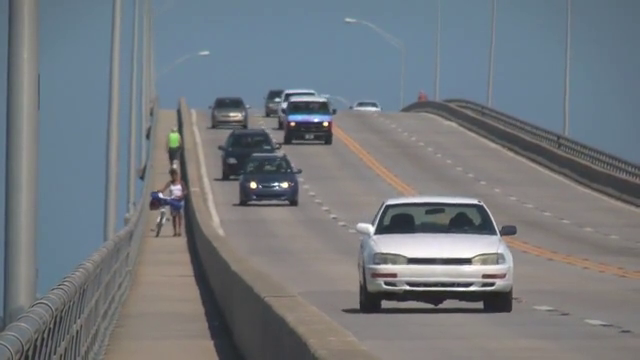
#> input picture frame 91 of Project_4/Code/Lucas-Kanade-Tracker-master/Lucas-Kanade-Tracker-master/slow_traffic_small.mp4, 640 x 360 px
$ python Lucas_Kanade_Own.py   (older library calls are emulated)
#> lines starting #> are read from the running program, lines starting #| are printed output that depends on the picture
import numpy as np
import cv2

def warpInv(p):
    inverse_output = np.matrix([[0.1]] * 6)
    val = (1 + p[0, 0]) * (1 + p[3, 0]) - p[1, 0] * p[2, 0]
    inverse_output[0, 0] = (-p[0, 0] - p[0, 0] * p[3, 0] + p[1, 0] * p[2, 0]) / val
    inverse_output[1, 0] = (-p[1, 0]) / val
    inverse_output[2, 0] = (-p[2, 0]) / val
    inverse_output[3, 0] = (-p[3, 0] - p[0, 0] * p[3, 0] + p[1, 0] * p[2, 0]) / val
    inverse_output[4, 0] = (-p[4, 0] - p[3, 0] * p[4, 0] + p[2, 0] * p[5, 0]) / val
    inverse_output[5, 0] = (-p[5, 0] - p[0, 0] * p[5, 0] + p[1, 0] * p[4, 0]) / val
    return inverse_output


def get_New_Coordinate(Original, frame, x, y, size, gradOriginalX, gradOriginalY):
    if (((y + size) > len(Original)) or ((x + size) > len(Original[0]))): return np.matrix([[-1], [-1]])
    T = np.matrix([[Original[i, j] for j in range(x, x + size)] for i in range(y, y + size)])
    x1 = np.matrix([[q for q in range(size)] for z in range(size)])
    y1 = np.matrix([[z] * size for z in range(size)])

    # print(x1)
    # print(y1)

    gradOriginalX = np.matrix([[gradOriginalX[i, j] for j in range(x, x + size)] for i in range(y, y + size)])
    gradOriginalY = np.matrix([[gradOriginalY[i, j] for j in range(x, x + size)] for i in range(y, y + size)])

    print(x1)
    print(y1)

    gradOriginalP = [np.multiply(x1, gradOriginalX), np.multiply(x1, gradOriginalY), np.multiply(y1, gradOriginalX),np.multiply(y1, gradOriginalY), gradOriginalX, gradOriginalY]

    HessianOriginal = [[np.sum(np.multiply(gradOriginalP[a], gradOriginalP[b])) for a in range(6)] for b in range(6)]
    Hessianinv = np.linalg.pinv(HessianOriginal)


    p1, p2, p3, p4, p5, p6 = 0.0, 0.0, 0.0, 0.0, 0.0, 0.0
    k = 0
    bad_itr = 0
    min_cost = -1
    minW = np.matrix([[1.0, 0.0, 0.0], [0.0, 1.0, 0.0]])
    W = np.matrix([[1.0, 0.0, 0.0], [0.0, 1.0, 0.0]])

    while (k <= 10):
        position = [[W.dot(np.matrix([[x + i], [y + j], [1]], dtype='float')) for i in range(size)] for j in range(size)]
        if not (0 <= (position[0][0])[0, 0] < cols and 0 <= (position[0][0])[1, 0] < rows and 0 <= position[size - 1][0][
            0, 0] < cols and 0 <= position[size - 1][0][1, 0] < rows and 0 <= position[0][size - 1][0, 0] < cols and 0 <=
            position[0][size - 1][1, 0] < rows and 0 <= position[size - 1][size - 1][0, 0] < cols and 0 <=
            position[size - 1][size - 1][1, 0] < rows):
            return np.matrix([[-1], [-1]])

        I = np.matrix([[frame[int((position[i][j])[1, 0]), int((position[i][j])[0, 0])] for j in range(size)] for i in range(size)])

        error = np.absolute(np.matrix(I, dtype='int') - np.matrix(T, dtype='int'))

        steepest_error = np.matrix([[np.sum(np.multiply(g, error))] for g in gradOriginalP])
        mean_cost = np.sum(np.absolute(steepest_error))
        deltap = Hessianinv.dot(steepest_error)
        dp = warpInv(deltap)
        p1, p2, p3, p4, p5, p6 = p1 + dp[0, 0] + p1 * dp[0, 0] + p3 * dp[1, 0], p2 + dp[1, 0] + dp[0, 0] * p2 + p4 * dp[1, 0], p3 + dp[2, 0] + p1 * dp[2, 0] + p3 * dp[3, 0], p4 + dp[3, 0] + p2 * dp[2, 0] + p4 * dp[3, 0], p5 + \
                                 dp[4, 0] + p1 * dp[4, 0] + p3 * dp[5, 0], p6 + dp[5, 0] + p2 * dp[4, 0] + p4 * dp[5, 0]
        W = np.matrix([[1+p1,p3,p5], [p2,1+p4,p6]])

        if (min_cost == -1):
            min_cost = mean_cost
        elif (min_cost >= mean_cost):
            min_cost = mean_cost
            bad_itr = 0
            minW = W
        else:
            bad_itr += 1
        if (bad_itr == 3):
            W = minW
            return W.dot(np.matrix([[x], [y], [1.0]]))

        if (np.sum(np.absolute(deltap)) < 0.0006):
            return W.dot(np.matrix([[x], [y], [1.0]]))


cap = cv2.VideoCapture("slow_traffic_small.mp4")

feature_params = dict(maxCorners=100, qualityLevel=0.3, minDistance=7, blockSize=7)

color = np.random.randint(0, 255, (100, 3))

ret, old_frame = cap.read()
#> old_frame is the input picture: shape (360, 640, 3); mean B, G, R 126.6, 121.2, 115.7
old_gray = cv2.cvtColor(old_frame, cv2.COLOR_BGR2GRAY)
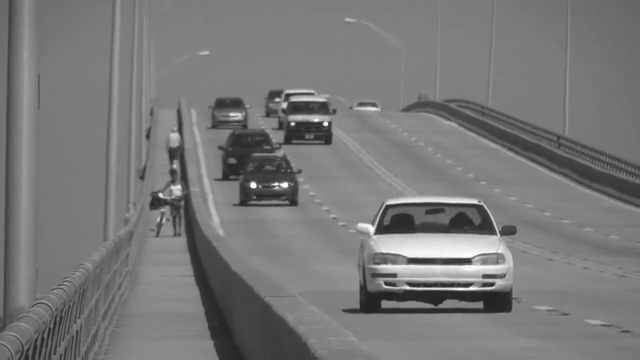
#> old_gray: shape (360, 640); min 30, max 255, mean 120.1

rows, cols = len(old_gray), len(old_gray[0])
#> rows = 360; cols = 640
p0 = cv2.goodFeaturesToTrack(old_gray, mask=None, **feature_params)
#> p0 = [[253, 185], [325, 123], [285, 184], [292, 123], [376, 232], [277, 185], [495, 233], [284, 105], [372, 226]]
feature_point = [p.ravel() for p in p0]
#> feature_point has the same summary as p0
feature_point = feature_point[:1]
#> feature_point = [[253, 185]]

mask = np.zeros_like(old_frame)

while (len(feature_point) > 0):
    ret, frame = cap.read()
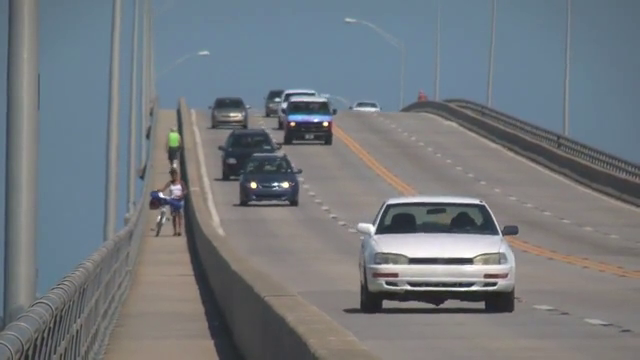
#> input picture frame 92 of Project_4/Code/Lucas-Kanade-Tracker-master/Lucas-Kanade-Tracker-master/slow_traffic_small.mp4, 640 x 360 px
#> frame is the input picture: shape (360, 640, 3); mean B, G, R 126.3, 121.1, 115.4
    frame_gray = cv2.cvtColor(frame, cv2.COLOR_BGR2GRAY)

    gradOriginalX = cv2.Sobel(old_gray, cv2.CV_32F, 1, 0, ksize=5)
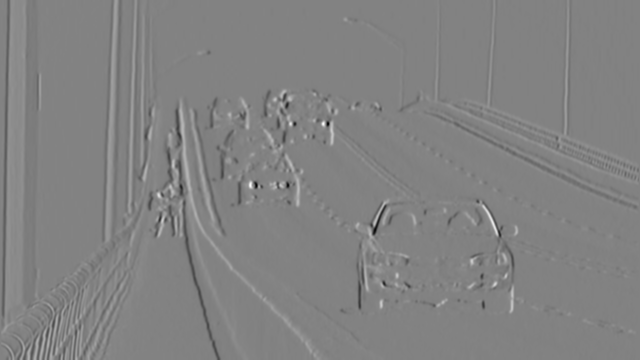
#> gradOriginalX: shape (360, 640) float32; min -7749, max 7412, mean -0.1; drawn with min black and max white
    gradOriginalY = cv2.Sobel(old_gray, cv2.CV_32F, 0, 1, ksize=5)
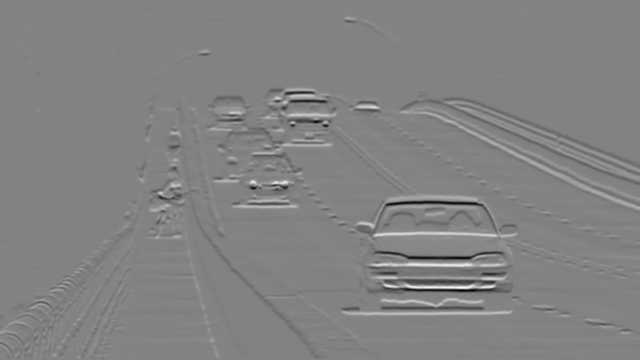
#> gradOriginalY: shape (360, 640) float32; min -9217, max 8750, mean -2.8; drawn with min black and max white
    good_new = [get_New_Coordinate(old_gray, frame_gray, int(x), int(y), 15, gradOriginalX, gradOriginalY) for x, y in feature_point]
#> in get_New_Coordinate, `HessianOriginal = [[np.sum(np.multiply(gradOriginalP[a], gradOriginalP..`: HessianOriginal = 6 items
#> in get_New_Coordinate, `Hessianinv = np.linalg.pinv(HessianOriginal)`: Hessianinv = [[5.81e-10, 1.84e-11, 4.75e-11, -6.67e-11, -2.3e-09, 3.72e-10], [1.84e-11, 1.17e-10, -1.85e-11, -4.69e-11, -2.82e-11, -1.98e-10], [4.75e-11, -1.85e-11, 2.74e-10, 1.33e-11, -7.11e-10, 3.83e-11], [-6.67e-11, -4.69e-11, 1.33e-11, 1.49e-10, 3.12e-10, -4.84e-10], [-2.3e-09, -2.82e-11, -7.11e-10, 3.12e-10, 1.28e-08, -2.32e-09], [3.72e-10, -1.98e-10, 3.83e-11, -4.84e-10, -2.32e-09, 4.55e-09]]
#> the loop in get_New_Coordinate, `while (k <= 10):` made 4 passes
#> (mean_cost, p1, p2, p3, p4, p5, p6) on pass 1: (9000528, 0.000418, -0.000172, 0.000403, -7.44e-05, -0.000274, 0.00147)
#> (mean_cost, p1, p2, p3, p4, p5, p6) on passes 2 to 4: (35535728, 0.00121, -0.000721, 0.00133, -0.000465, -0.00142, 0.0106), (35535728, 0.002, -0.00127, 0.00226, -0.000855, -0.00256, 0.0197), (35535728, 0.00279, -0.00182, 0.00319, -0.00125, -0.0037, 0.0288)
#> after the loop in get_New_Coordinate, `while (k <= 10):`: bad_itr = 3; minW = [[1, 0, 0], [0, 1, 0]]; min_cost = 9000528
#> good_new = [[[253], [185]]]
    newfeature_point = []
    # draw the tracks
    for i in range(len(feature_point)):
        a, b = feature_point[i]
        c, d = int((good_new[i])[0]), int((good_new[i])[1])
        if (0 <= c < cols and 0 <= d < rows):
            mask = cv2.line(mask, (a,b), (c,d), color[i].tolist(), 2)
            frame = cv2.circle(frame,(a,b), 5, color[i].tolist(), -1)
            newfeature_point.append((c,d))
#> this loop made 1 pass
#> (a, b, c, d) on pass 1: (253, 185, 253, 185)
#> after the loop, newfeature_point = [(253, 185)]
    img = cv2.add(frame,mask)
    cv2.imshow('frame',img)
    k = cv2.waitKey(-1) & 0xff
#> (key Esc is pressed here)
    if k == 27:
        break

    old_gray = frame_gray.copy()
    feature_point = newfeature_point[:]

cv2.destroyAllWindows()
cap.release()

$ run again, starting later in the video
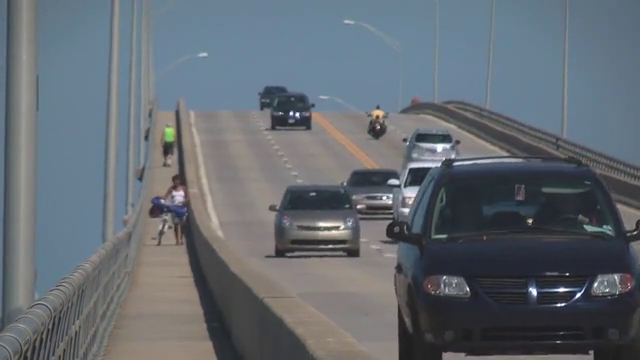
#> input picture frame 411 of Project_4/Code/Lucas-Kanade-Tracker-master/Lucas-Kanade-Tracker-master/slow_traffic_small.mp4, 640 x 360 px
#> old_frame is the input picture: shape (360, 640, 3); mean B, G, R 113.8, 106.6, 99.3
#> rows = 360; cols = 640
#> p0 = 17 rows, first 8: [294, 114], [531, 289], [385, 196], [529, 221], [341, 225], [400, 183], [439, 147], [407, 211]
#> `feature_point = [p.ravel() for p in p0]`: feature_point = [[294, 114], [531, 289], [385, 196], [529, 221], [341, 225], [400, 183], [439, 147], [407, 211], [410, 170], [378, 126], [376, 116], [438, 164], [389, 182], [616, 276], [174, 194], [408, 199], [578, 295]]
#> `feature_point = feature_point[:1]`: feature_point = [[294, 114]]
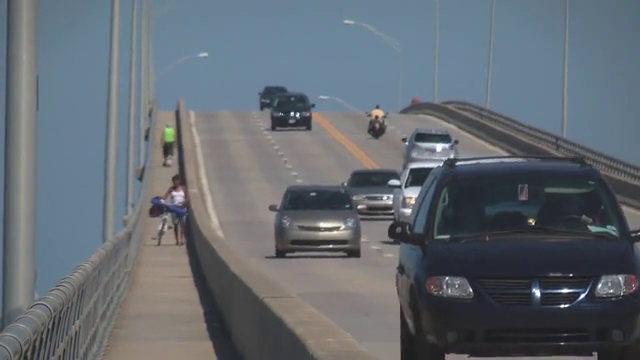
#> input picture frame 412 of Project_4/Code/Lucas-Kanade-Tracker-master/Lucas-Kanade-Tracker-master/slow_traffic_small.mp4, 640 x 360 px
#> frame is the input picture: shape (360, 640, 3); mean B, G, R 113.7, 106.5, 99.2
#> `gradOriginalY = cv2.Sobel(old_gray, cv2.CV_32F, 0, 1, ksize=5)`:
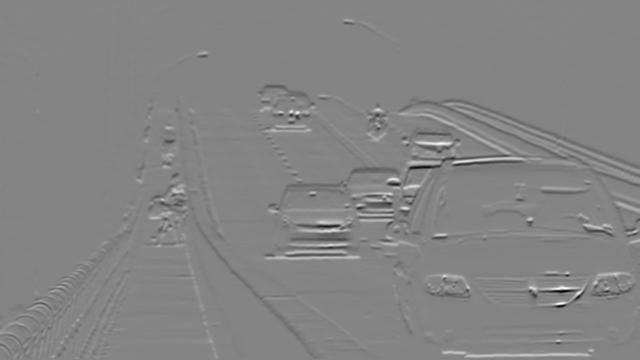
#> gradOriginalY: shape (360, 640) float32; min -8919, max 8241, mean -7.7; drawn with min black and max white
#> HessianOriginal = 6 items
#> Hessianinv = [[2.79e-10, 1.79e-11, -8.85e-11, 3.6e-11, -8.77e-10, -3.53e-10], [1.79e-11, 1.13e-10, 1.78e-11, 8.9e-12, -1.35e-10, -6.52e-10], [-8.85e-11, 1.78e-11, 2.67e-10, -9.49e-12, -1.69e-10, -2.92e-11], [3.6e-11, 8.9e-12, -9.49e-12, 9.6e-11, -1.27e-10, -5.41e-10], [-8.77e-10, -1.35e-10, -1.69e-10, -1.27e-10, 5.37e-09, 1.64e-09], [-3.53e-10, -6.52e-10, -2.92e-11, -5.41e-10, 1.64e-09, 8.06e-09]]
#> the loop in get_New_Coordinate, `while (k <= 10):` made 4 passes
#> (mean_cost, p1, p2, p3, p4, p5, p6) on pass 1: (7973726, 0.000675, -0.000127, 0.00062, -0.00046, -0.00554, 0.00408)
#> after the loop in get_New_Coordinate, `while (k <= 10):`: bad_itr = 3; minW = [[1, 0, 0], [0, 1, 0]]; min_cost = 7973726
#> good_new = [[[294], [114]]]
#> the loop `for i in range(len(feature_point)):` made 1 pass
#> (a, b, c, d) on pass 1: (294, 114, 294, 114)
#> after the loop `for i in range(len(feature_point)):`: newfeature_point = [(294, 114)]

$ run again, starting later in the video
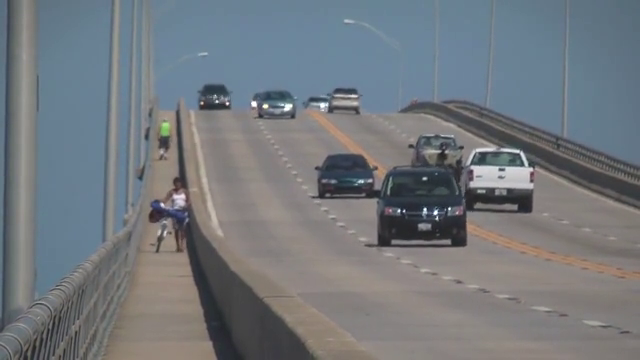
#> input picture frame 731 of Project_4/Code/Lucas-Kanade-Tracker-master/Lucas-Kanade-Tracker-master/slow_traffic_small.mp4, 640 x 360 px
#> old_frame is the input picture: shape (360, 640, 3); mean B, G, R 125.5, 120.3, 115.1
#> rows = 360; cols = 640
#> p0 = 21 rows, first 8: [435, 212], [265, 106], [401, 210], [254, 104], [425, 210], [448, 208], [326, 105], [228, 102]
#> `feature_point = [p.ravel() for p in p0]`: feature_point = [[435, 212], [265, 106], [401, 210], [254, 104], [425, 210], [448, 208], [326, 105], [228, 102], [290, 105], [522, 164], [532, 170], [216, 99], [282, 107], [424, 178], [471, 168], [200, 104], [182, 196], [518, 154], [174, 197], [442, 151], [162, 205]]
#> `feature_point = feature_point[:1]`: feature_point = [[435, 212]]
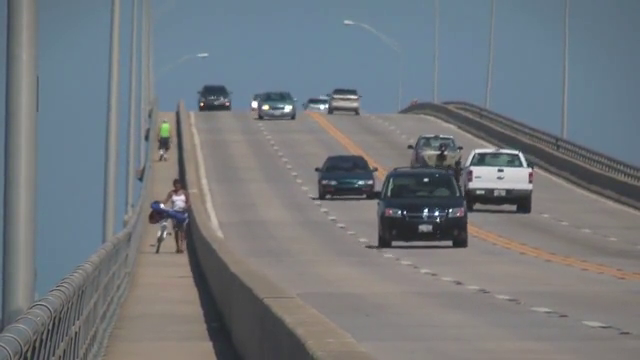
#> input picture frame 732 of Project_4/Code/Lucas-Kanade-Tracker-master/Lucas-Kanade-Tracker-master/slow_traffic_small.mp4, 640 x 360 px
#> frame is the input picture: shape (360, 640, 3); mean B, G, R 125.3, 120.4, 114.9
#> `gradOriginalY = cv2.Sobel(old_gray, cv2.CV_32F, 0, 1, ksize=5)`:
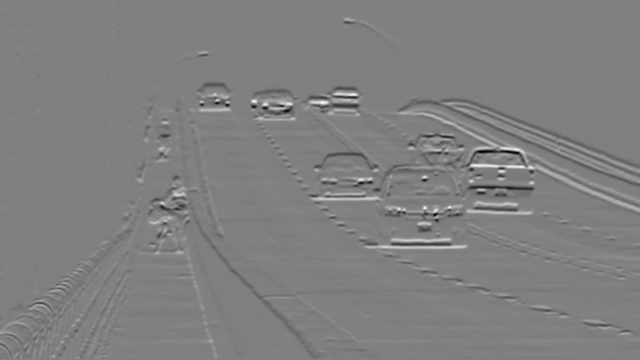
#> gradOriginalY: shape (360, 640) float32; min -7013, max 6941, mean -2.6; drawn with min black and max white
#> HessianOriginal = 6 items
#> Hessianinv = [[1.38e-10, -1.04e-13, 6.2e-11, -4.22e-11, -7.15e-10, 2.54e-10], [-1.04e-13, 1.47e-10, -2.16e-11, 2.54e-11, 9.8e-11, -5.39e-10], [6.2e-11, -2.16e-11, 2.53e-10, -6.97e-11, -1.13e-09, 4.99e-10], [-4.22e-11, 2.54e-11, -6.97e-11, 2.93e-10, 5.22e-10, -1.46e-09], [-7.15e-10, 9.8e-11, -1.13e-09, 5.22e-10, 8.24e-09, -3.66e-09], [2.54e-10, -5.39e-10, 4.99e-10, -1.46e-09, -3.66e-09, 1.08e-08]]
#> the loop in get_New_Coordinate, `while (k <= 10):` made 12 passes
#> (mean_cost, val in warpInv, p1, p2, p3, p4, p5, p6) on passes 3, 4, 6, 7, 8, 9: (67199630, 1, -0.00205, 0.00204, 0.000332, 0.00276, 0.0253, 0.0105), (67199630, 1, -0.00276, 0.00258, 0.000501, 0.00311, 0.0336, 0.0145), (63908234, 1, -0.00425, 0.0034, -0.000324, 0.0028, 0.0503, 0.0353), (63908234, 1, -0.00498, 0.00363, -0.000588, 0.00263, 0.0575, 0.0463), (60456370, 1, -0.00577, 0.00373, -0.00173, 0.00244, 0.0675, 0.0585), (60456370, 1, -0.00657, 0.00383, -0.00287, 0.00225, 0.0774, 0.0708)
#> after the loop in get_New_Coordinate, `while (k <= 10):`: bad_itr = 3; min_cost = 60456370
#> good_new = [[[431.6], [214.2]]]
#> the loop `for i in range(len(feature_point)):` made 1 pass
#> (a, b, c, d) on pass 1: (435, 212, 431, 214)
#> after the loop `for i in range(len(feature_point)):`: newfeature_point = [(431, 214)]
